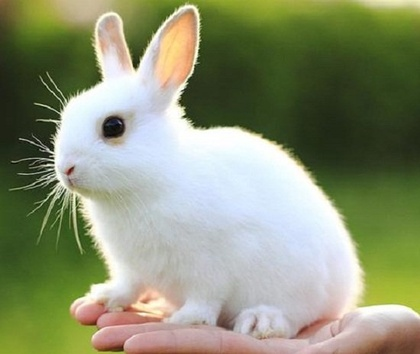
%> input picture 11.jpeg, 420 x 354 px, shrunk from 550 x 464 before the run
$ octave exa2.m   (GNU Octave 9; MATLAB toolbox functions it lacks are replaced by stand-ins)
%> lines starting %> are read from the running program, lines starting %| are printed output that depends on the picture
%> the answer given: 11.jpeg
%> further down, imagen is the input picture: size 354x420x3 uint8; mean R, G, B 139.4, 146.5, 116.6
### color2gris.m
function [gris] = color2gris(color)
color=double(color);
[f,c,capas]=size(color);
%> f = 354; c = 420; capas = 3
    if capas==3
            for i=1:f
                for j=1:c
                    R=color(i,j,1);
                    G=color(i,j,2);
                    B=color(i,j,3);
                    gris(i,j)=0.299*R+0.587*G+0.114*B;
                end
            end
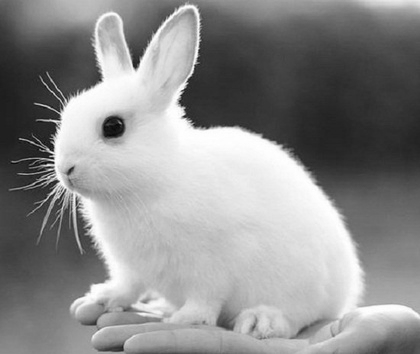
%> gris: size 354x420 double; min 7.08, max 255, mean 141
    else
        disp('la imagen ya está en escala de grises');
        gris=color;
     end
end

### exa2.m
nombre=input('Ingrese el nombre de la imagen con su extensi髇:','s');
imagen=imread(nombre);
gris=color2gris(imagen);
[a,b]=size(gris);
%> a = 354; b = 420
procesada=zeros(a,b);

for i=1:a
    for j=1:b
        if gris(i,j)<=100 && gris(i,j)>=50
            procesada(i,j)=255;
        else
            procesada(i,j)=gris(i,j);
        end
    end
end
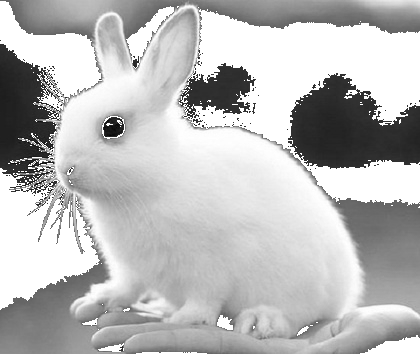
%> procesada: size 354x420 double; min 7.08, max 255, mean 186.8

$ run again, on 10.png
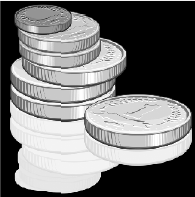
%> input picture 10.png, 195 x 197 px
%> imagen is the input picture: size 197x195x3 uint8; min 0, max 255, mean 117.8
%> after the loop `for i=1:a`:
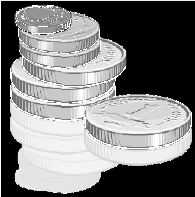
%> procesada: size 197x195 double; min 0, max 255, mean 124.2
